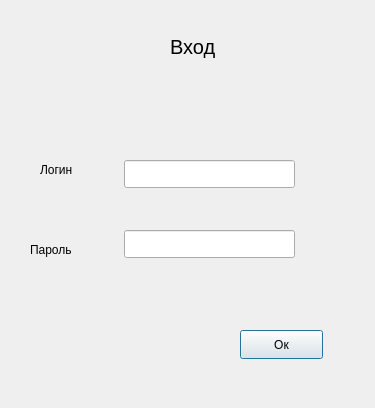
<?xml version="1.0" encoding="UTF-8"?>
<ui version="4.0">
 <class>LoginWindow</class>
 <widget class="QDialog" name="LoginWindow">
  <property name="geometry">
   <rect>
    <x>0</x>
    <y>0</y>
    <width>375</width>
    <height>408</height>
   </rect>
  </property>
  <property name="windowTitle">
   <string>Dialog</string>
  </property>
  <widget class="QLineEdit" name="usernameEdit">
   <property name="geometry">
    <rect>
     <x>124</x>
     <y>160</y>
     <width>171</width>
     <height>28</height>
    </rect>
   </property>
  </widget>
  <widget class="QLineEdit" name="passwordEdit">
   <property name="geometry">
    <rect>
     <x>124</x>
     <y>230</y>
     <width>171</width>
     <height>28</height>
    </rect>
   </property>
  </widget>
  <widget class="QLabel" name="usernameLabel">
   <property name="geometry">
    <rect>
     <x>40</x>
     <y>160</y>
     <width>43</width>
     <height>20</height>
    </rect>
   </property>
   <property name="text">
    <string>Логин</string>
   </property>
  </widget>
  <widget class="QLabel" name="passwordLabel">
   <property name="geometry">
    <rect>
     <x>30</x>
     <y>240</y>
     <width>53</width>
     <height>20</height>
    </rect>
   </property>
   <property name="text">
    <string>Пароль</string>
   </property>
  </widget>
  <widget class="QLabel" name="label_3">
   <property name="geometry">
    <rect>
     <x>170</x>
     <y>30</y>
     <width>54</width>
     <height>34</height>
    </rect>
   </property>
   <property name="font">
    <font>
     <pointsize>15</pointsize>
    </font>
   </property>
   <property name="text">
    <string>Вход</string>
   </property>
  </widget>
  <widget class="QPushButton" name="pushButton">
   <property name="geometry">
    <rect>
     <x>240</x>
     <y>330</y>
     <width>83</width>
     <height>29</height>
    </rect>
   </property>
   <property name="text">
    <string>Ок</string>
   </property>
  </widget>
 </widget>
 <resources/>
 <connections/>
</ui>
